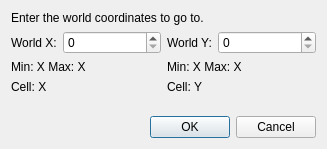
<?xml version="1.0" encoding="UTF-8"?>
<ui version="4.0">
 <class>GoToDialog</class>
 <widget class="QDialog" name="GoToDialog">
  <property name="geometry">
   <rect>
    <x>0</x>
    <y>0</y>
    <width>327</width>
    <height>149</height>
   </rect>
  </property>
  <property name="windowTitle">
   <string>Go To Coordinates</string>
  </property>
  <layout class="QGridLayout" name="gridLayout">
   <item row="5" column="0">
    <spacer name="verticalSpacer">
     <property name="orientation">
      <enum>Qt::Vertical</enum>
     </property>
     <property name="sizeHint" stdset="0">
      <size>
       <width>20</width>
       <height>40</height>
      </size>
     </property>
    </spacer>
   </item>
   <item row="6" column="0" colspan="2">
    <widget class="QDialogButtonBox" name="buttonBox">
     <property name="orientation">
      <enum>Qt::Horizontal</enum>
     </property>
     <property name="standardButtons">
      <set>QDialogButtonBox::Cancel|QDialogButtonBox::Ok</set>
     </property>
    </widget>
   </item>
   <item row="0" column="0" colspan="2">
    <widget class="QLabel" name="label">
     <property name="text">
      <string>Enter the world coordinates to go to.</string>
     </property>
    </widget>
   </item>
   <item row="1" column="0">
    <layout class="QHBoxLayout" name="horizontalLayout" stretch="0,1">
     <item>
      <widget class="QLabel" name="labelX">
       <property name="text">
        <string>World X:</string>
       </property>
      </widget>
     </item>
     <item>
      <widget class="QSpinBox" name="spinX">
       <property name="maximum">
        <number>300000</number>
       </property>
      </widget>
     </item>
    </layout>
   </item>
   <item row="1" column="1">
    <layout class="QHBoxLayout" name="horizontalLayout_2" stretch="0,1">
     <item>
      <widget class="QLabel" name="labelY">
       <property name="text">
        <string>World Y:</string>
       </property>
      </widget>
     </item>
     <item>
      <widget class="QSpinBox" name="spinY">
       <property name="maximum">
        <number>300000</number>
       </property>
      </widget>
     </item>
    </layout>
   </item>
   <item row="3" column="0">
    <widget class="QLabel" name="cellX">
     <property name="text">
      <string>Cell: X</string>
     </property>
    </widget>
   </item>
   <item row="2" column="0">
    <widget class="QLabel" name="rangeX">
     <property name="text">
      <string>Min: X Max: X</string>
     </property>
    </widget>
   </item>
   <item row="2" column="1">
    <widget class="QLabel" name="rangeY">
     <property name="text">
      <string>Min: X Max: X</string>
     </property>
    </widget>
   </item>
   <item row="3" column="1">
    <widget class="QLabel" name="cellY">
     <property name="text">
      <string>Cell: Y</string>
     </property>
    </widget>
   </item>
  </layout>
 </widget>
 <resources/>
 <connections>
  <connection>
   <sender>buttonBox</sender>
   <signal>accepted()</signal>
   <receiver>GoToDialog</receiver>
   <slot>accept()</slot>
   <hints>
    <hint type="sourcelabel">
     <x>248</x>
     <y>254</y>
    </hint>
    <hint type="destinationlabel">
     <x>157</x>
     <y>274</y>
    </hint>
   </hints>
  </connection>
  <connection>
   <sender>buttonBox</sender>
   <signal>rejected()</signal>
   <receiver>GoToDialog</receiver>
   <slot>reject()</slot>
   <hints>
    <hint type="sourcelabel">
     <x>316</x>
     <y>260</y>
    </hint>
    <hint type="destinationlabel">
     <x>286</x>
     <y>274</y>
    </hint>
   </hints>
  </connection>
 </connections>
</ui>
